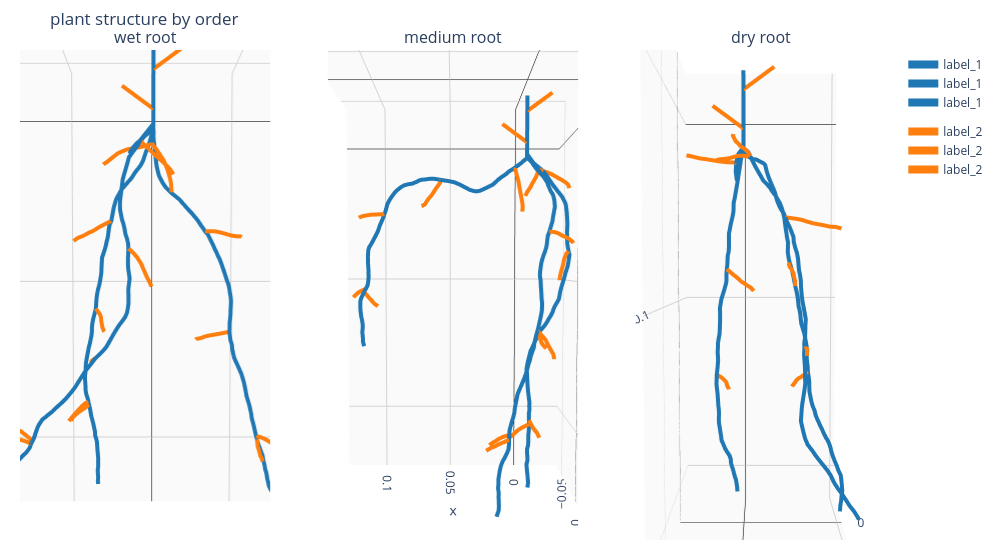

Notebook cell for this chart:
### Code cell
from plotly.subplots import make_subplots
from itertools import cycle




def plotly_color_map(names):

    plotly_colors = cycle(['#1f77b4',  # muted blue
                           '#ff7f0e',  # safety orange
                           '#2ca02c',  # cooked asparagus green
                           '#d62728',  # brick red
                           
                           ])

    return dict(zip(names, plotly_colors))


fig =  make_subplots(rows=1, cols=3,
                    specs=[[{'is_3d': True}, {'is_3d': True},{'is_3d': True}]],
                    print_grid=False, subplot_titles=("wet root","medium root", "dry root") )




for j,name in enumerate(name_list[0:3]):
    df = pd.read_csv(name)
    t = 59
    test = df[df["time"] ==t ]
    organ_number = df[df["time"] ==t]["organ_id"].max()
    features = []
    organs = []
    orders = []


    for i in range(organ_number+1):
        ogs = test[test["organ_id"] == i]
        missing_2nd_id = ogs[ogs["id"] == ogs["id"].min()]["id"].tolist()[0]
    #     print(   i, missing_2nd_id)
        if test[test["id"] == missing_2nd_id]["organ_type"].tolist()[0] < 3:
            missing_1st_id = test[test["connection_2"] == missing_2nd_id]["connection_1"].tolist()[0]
        else:
            missing_1st_id = test[test["connection_1"] == missing_2nd_id]["connection_2"].tolist()[0]
        missing_node = test[test["id"] == missing_1st_id]
        ms = missing_node.copy(deep=True)
    #     print(ms["id"].tolist())
        ms.loc[:,"organ_id"]= i
    #     print(ms)
        test=test.append(ms)


    df = test.sort_index()

    for i in range(organ_number+1):
        corx=df[df["time"] ==t ][df["organ_id"] == i]["coor_x"].tolist()
        cory=df[df["time"] ==t ][df["organ_id"] == i]["coor_y"].tolist()
        corz=df[df["time"] ==t ][df["organ_id"] == i]["coor_z"].tolist()
        organ_id=df[df["time"] ==t ][df["organ_id"] == i]["organ_id"].tolist()
        order=df[df["time"] ==t ][df["organ_id"] == i]["order"].tolist()

        features.append([corx, cory, corz])
        organs.append(organ_id)
        orders.append(order)






    # features = [np.random.rand(4,2).tolist(), 
    #             np.random.rand(5,2).tolist(), 
    #             np.random.rand(6,2).tolist(), 
    #             np.random.rand(5,2).tolist(), 
    #             np.random.rand(9,2).tolist()]

    # labels = [[1, 1, 1, 1],
    #           [1, 1, 1, 1, 1],
    #           [2, 2, 2, 2, 2, 2],
    #           [2, 2, 2, 2, 2],
    #           [0, 0, 0, 0, 0, 0, 0, 0, 0]]

    legend_groups = [l[1] for l in orders]

    traces = [False if (len(legend_groups[:i])>0 and l in legend_groups[:i]) 
              else True for i, l in enumerate(legend_groups)]

    cm = plotly_color_map(set(legend_groups))




    for i, feat in enumerate(features):
        feat = np.array(feat)
        fig.add_trace(
            go.Scatter3d(
                x=feat[0,:],
                y=feat[1,:],
                z=feat[2,:],
    #             mode='lines+markers',
                mode='lines',
                line={"color":cm[legend_groups[i]], "width" : 8},
    #             marker=dict(
    #             color=cm[legend_groups[i]],
    #             size=0,
    #             line=dict(
    #                 color='MediumPurple',
    #                 width=0
    #             )
    #         ),
                legendgroup=legend_groups[i],
                hovertext=orders[i],
                showlegend=traces[i],
                name="label_{}".format(legend_groups[i]),
            ),
            row=1, col=j+1
        )
        


        
# fig.update_layout(title = 'Locales', width=1950, height=750, plot_bgcolor='rgb(255,255,255)')

scence = dict(
                    xaxis = dict(
                         backgroundcolor="rgb(250, 250, 250)",
                         gridcolor="lightgrey",
                         showbackground=True,
                         zerolinecolor="black",),
                    yaxis = dict(
                        backgroundcolor="rgb(250, 250,250)",
                        gridcolor="lightgrey",
                        showbackground=True,
                        zerolinecolor="black"),
                    zaxis = dict(
                        backgroundcolor="rgb(250, 250,250)",
                        gridcolor="lightgrey",
                        showbackground=True,
                        zerolinecolor="black",),)
fig.update_layout(scene = scence,
                    width=700,
                    margin=dict(
                    r=10, l=10,
                    b=10, t=10)
                  )

fig.update_layout(scene2 = scence,
                    width=700,
                    margin=dict(
                    r=10, l=10,
                    b=10, t=10)
                  )


fig.update_layout(scene3 = scence,
                    width=1800,
                    margin=dict(
                    r=10, l=10,
                    b=10, t=10)
                  )


camera = dict(
eye=dict(x=0, y=2, z=0.1))
    

fig.update_layout(scene_camera=camera)
fig.update_layout(scene2_camera=camera)
fig.update_layout(scene3_camera=camera)

fig.update_layout(autosize=False, scene = dict(
                    xaxis_title='X AXIS ',
                    yaxis_title='Y AXIS ',
                    zaxis_title='Z AXIS '),
                    width=1000,
                    margin=dict(r=20, b=20, l=20, t=50), title_text= "plant structure by order")

fig.show()
